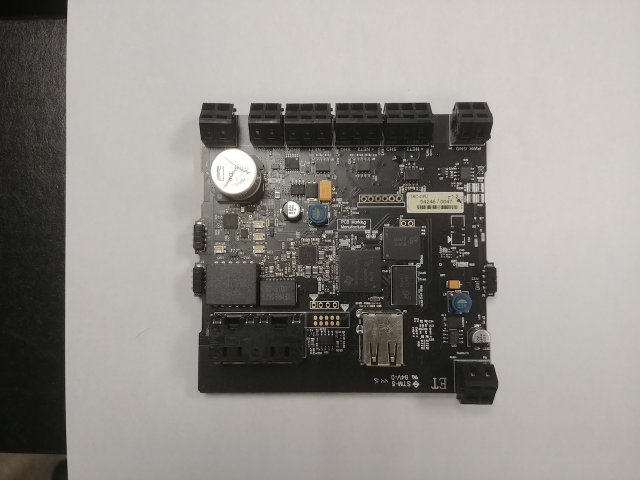
#> input picture opencv-cp2-Edge detection and Filters/cpu_01.jpg, 1280 x 960 px (shown at 1/2 size)
$ python edge_detection.py   (older library calls are emulated)
#> lines starting #> are read from the running program, lines starting #| are printed output that depends on the picture; after the words box and inside, x2 and y2 are one past the last pixel; in counts of white or black regions, pixels touching at a corner belong together
import cv2
import numpy as np


img = cv2.imread('cpu_01.jpg', cv2.IMREAD_GRAYSCALE)
#> img: shape (960, 1280); min 0, max 255, mean 140.8
edge_sharpening_kernel = np.array([[-1, -1, -1, -1, -1],
                             [-1, 2, 2, 2, -1],
                             [-1, 2, 8, 2, -1],
                             [-1, 2, 2, 2, -1],
                             [-1, -1, -1, -1, -1]]) / 8.0

edge_sharpen_image = cv2.filter2D(img, -1, edge_sharpening_kernel)

rows, cols = edge_sharpen_image.shape
#> rows = 960; cols = 1280


# It is used depth of cv2.CV_64F
sobel_horizontal = cv2.Sobel(edge_sharpen_image, cv2.CV_64F, 1, 0, ksize=5)
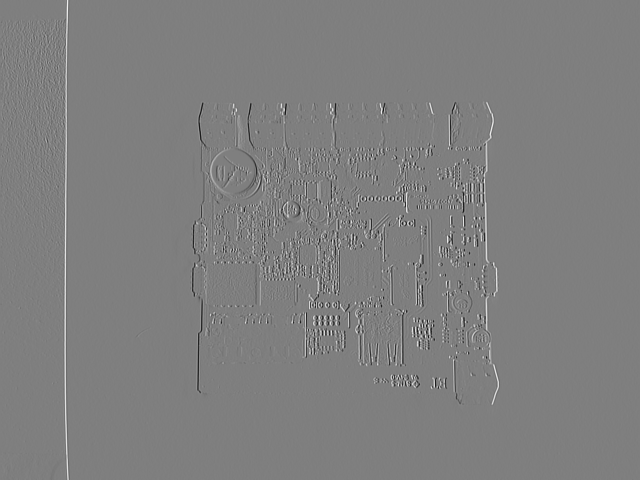
#> sobel_horizontal: shape (960, 1280) float64 (shown at 1/2 size); min -12136, max 12224, mean 16.6; drawn with min black and max white

# Kernel size can be: 1, 3, 5, or 7
sobel_vertial = cv2.Sobel(edge_sharpen_image, cv2.CV_64F, 0, 1, ksize=5)
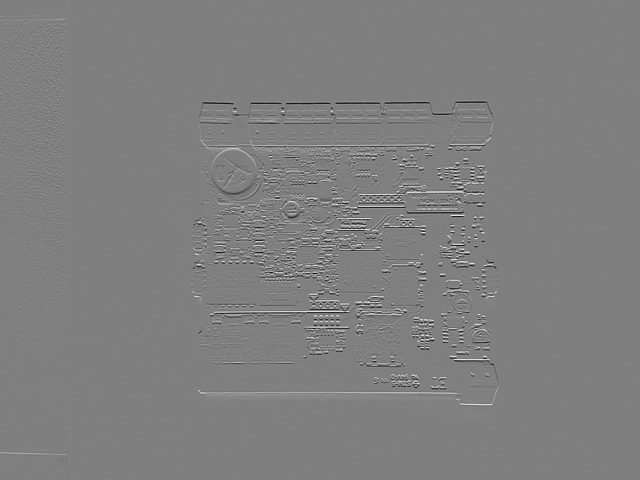
#> sobel_vertial: shape (960, 1280) float64 (shown at 1/2 size); min -12193, max 12134, mean -4.5; drawn with min black and max white

laplacian_img = cv2.Laplacian(edge_sharpen_image, cv2.CV_64F)
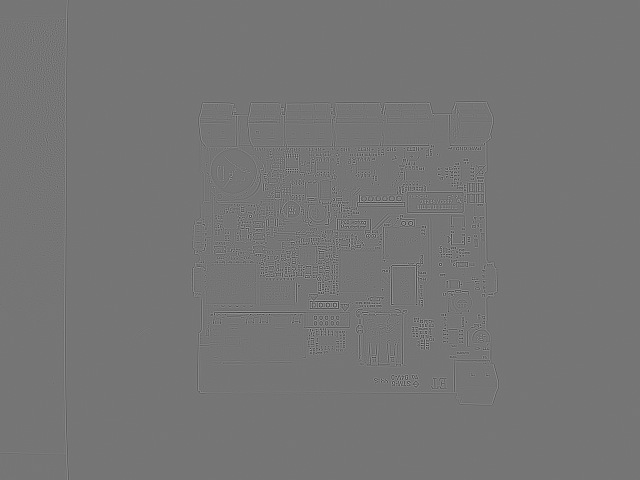
#> laplacian_img: shape (960, 1280) float64 (shown at 1/2 size); min -533, max 622, mean 0; drawn with min black and max white
canny_img = cv2.Canny(edge_sharpen_image, 50, 249)
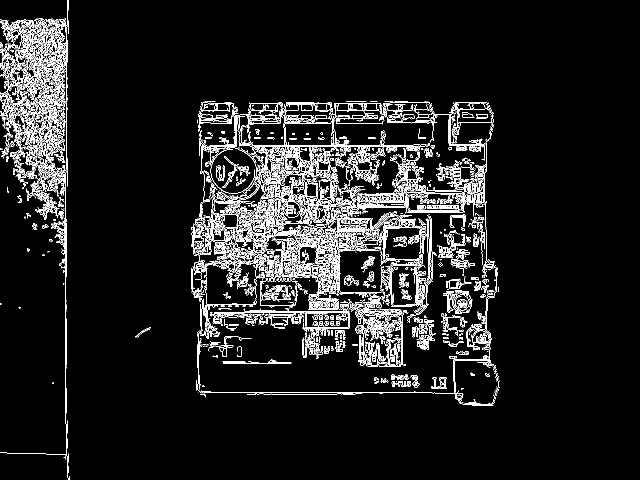
#> canny_img: shape (960, 1280) (shown at 1/2 size); 7.1% white in thin lines or dots, all inside (x1, y1, x2, y2) = (0, 0, 999, 960)
# cv2.imwrite('cpu_canny.jpg', canny_img)

# cv2.imwrite('cpu_edge_detect.jpg', sobel_vertial)

cv2.imshow('Original', img)
cv2.imshow('Sobel horizontal', sobel_horizontal)
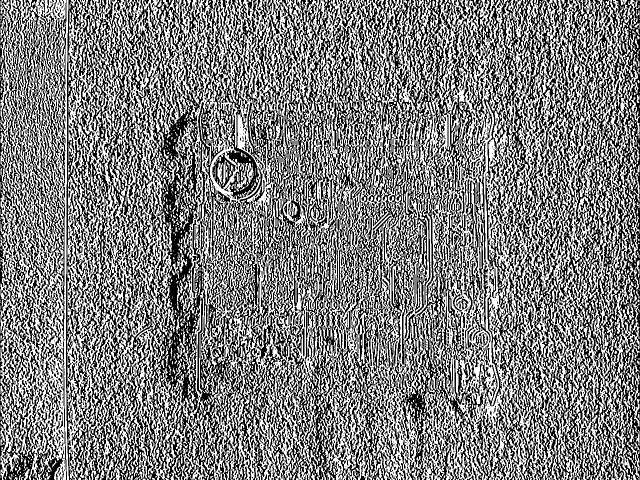
#> window 'Sobel horizontal': shape (960, 1280) (shown at 1/2 size); 49.8% white; 2708 white regions (1843 under 20 px), largest, box (x1, y1, x2, y2) and area: (134, 0, 1279, 960) 442510, (1, 0, 138, 960) 64800, (693, 210, 817, 572) 9571
cv2.imshow('Sobel vertical', sobel_vertial)
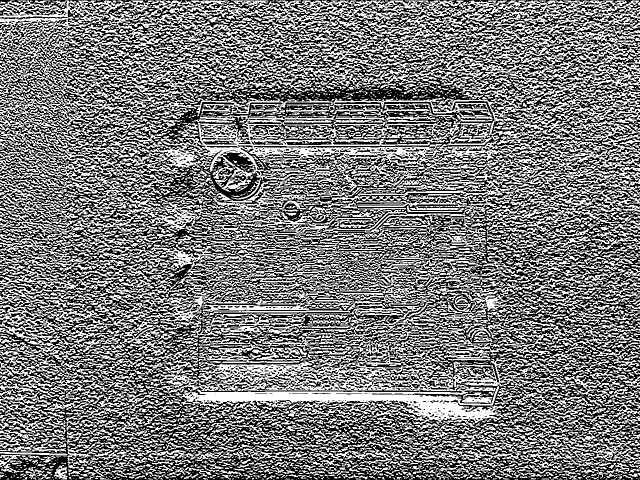
#> window 'Sobel vertical': shape (960, 1280) (shown at 1/2 size); 48% white; 3821 white regions (2410 under 20 px), largest, box (x1, y1, x2, y2) and area: (0, 1, 1280, 516) 242048, (112, 454, 1129, 860) 97121, (0, 566, 328, 835) 20720
cv2.imshow('Laplacian', laplacian_img)
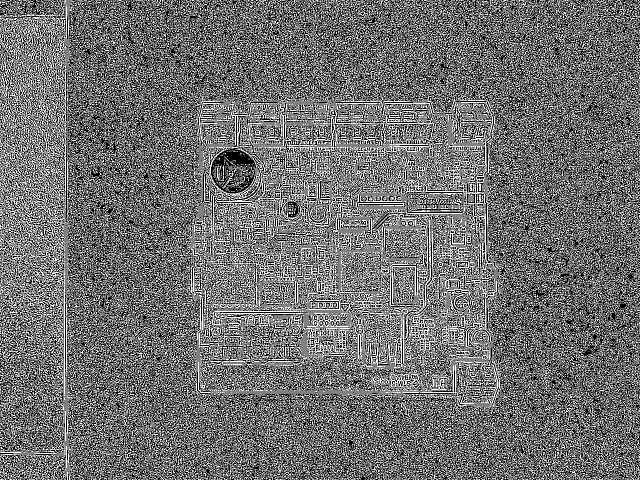
#> window 'Laplacian': shape (960, 1280) (shown at 1/2 size); 43.9% white in thin lines or dots
cv2.imshow('Canny', canny_img)


cv2.waitKey(0)
